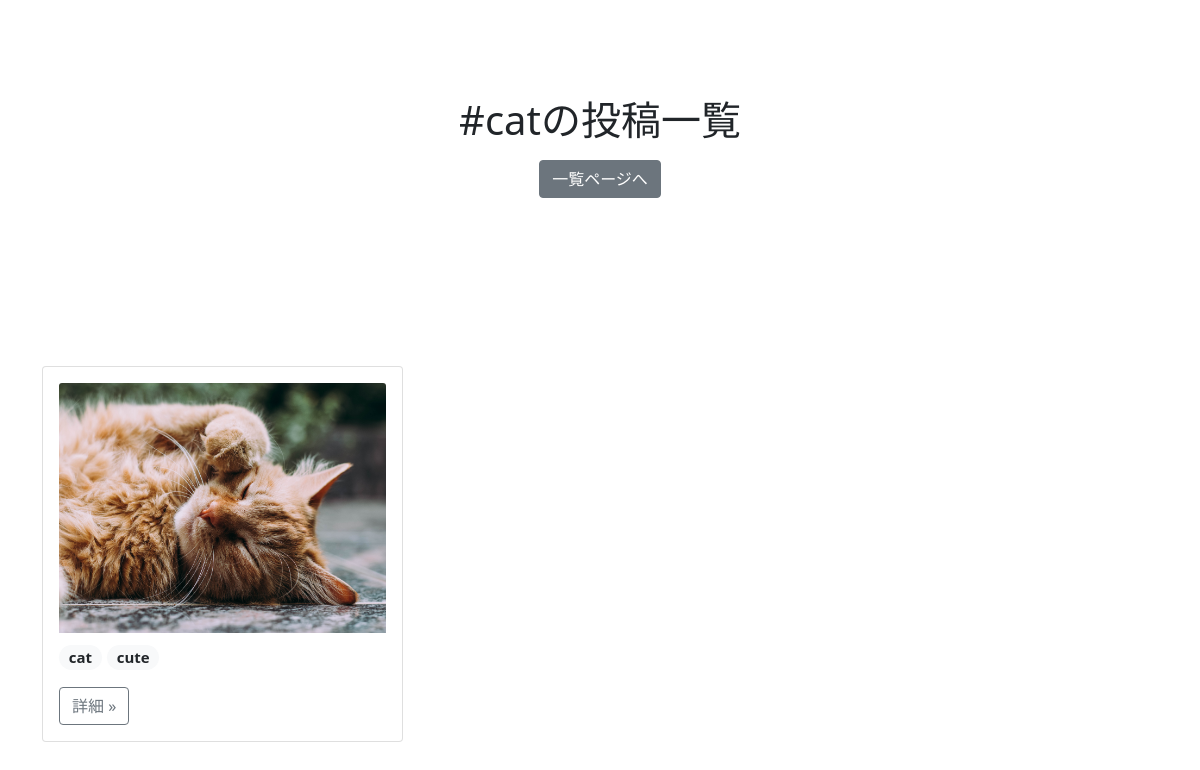
/tag/cat/, run on the app's committed database.
### album/models.py (models this page shows)
class Photo(models.Model):
    image = models.ImageField(null=False, blank=False, upload_to="uploads/")
    description = models.TextField(null=True, blank=True)
    created_at = models.DateTimeField(auto_now_add=True)
    tags = models.ManyToManyField(Tag, blank=True)

class Tag(models.Model):
    name = models.CharField(max_length=32, primary_key=True)
    def __str__(self):
        return self.name

### album/views.py (the view)
# urls.py: path("tag/<str:tag>/",TagPhotoListView.as_view(), name="tag-photo-list"),
class TagPhotoListView(ListView):
    model = Photo
    template_name = 'album/tag_photo.html'
    context_object_name = 'photos'
    def get_queryset(self, **kwargs):
        tag_name = self.kwargs["tag"]
        tag = get_object_or_404(Tag, name=tag_name)
        return super().get_queryset().filter(tags=tag)
    def get_context_data(self, *args, **kwargs):
        context = super().get_context_data(*args, **kwargs)
        context["tag"] = self.kwargs["tag"]
        return context

### album/templates/album/tag_photo.html (shortened to what this page needs)
{% extends 'album/base.html' %}
{% block header %}
<section class="py-5 text-center container">
    <div class="row py-lg-5">
        <div class="col-lg-6 col-md-8 mx-auto">
            <h1 class="fw-light">#{{ tag }}の投稿一覧</h1>
            <p>
                <a href="{% url 'photo-list' %}" class="btn btn-secondary my-2">一覧ページへ</a>
            </p>
        </div>
    </div>
</section>
{% endblock header %}
{% block content %}
<div class="container">
  <div class="row g-3">
    {% for photo in photos %}
    <div class="col-6 col-md-4">
      <div class="card">
          <div class="card-body">
              <img src="{{ photo.image.url }}" class="card-img-top" style="object-fit:cover; height: 250px;">
              <p class="mt-2 fs-5">
                {% for tag in photo.tags.all %}
                <span class="badge rounded-pill bg-light text-dark">
                    {{ tag }}
                </span>
                {% endfor %}
              </p>
              <a href="{% url 'photo-detail' photo.pk %}"class="btn btn-outline-secondary">詳細 »</a>
              </div>
          </div>
      </div>
    {% endfor %}
  </div>
</div>
{% endblock content %}

### data on the page
Photo: image (picture)
Tag: name "cat"
Tag: name "cute"

### other printed values
{{ tag }} "cat"
